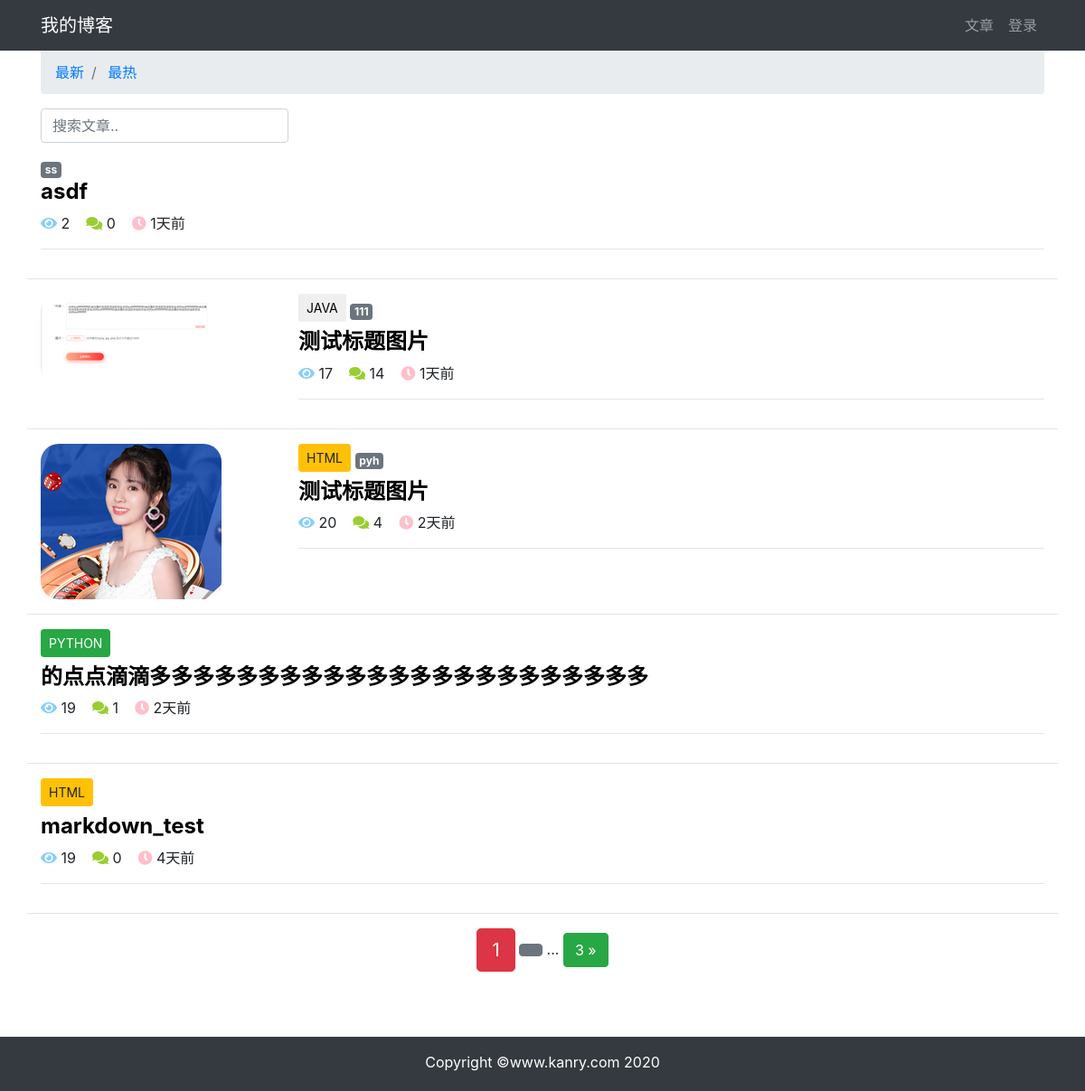
The page / on the database its author committed.
### article/models.py (models this page shows, shortened)
class ArticlePost(models.Model):
    author = models.ForeignKey(User,on_delete=models.CASCADE)
    title = models.CharField(max_length=100)
    body = models.TextField()
    created = models.DateTimeField(default=timezone.now)
    updated = models.DateTimeField(auto_now=True)
    total_views = models.PositiveIntegerField(default=0)
    tags = TaggableManager(blank=True)
    column = models.ForeignKey(ArticleColumn,null=True,blank=True,on_delete=models.CASCADE,related_name='article')
    avatar = models.ImageField(upload_to='article/%Y%m%d/',blank=True)
    likes = models.PositiveIntegerField(default=0)
    class Meta:
        ordering = ('-created',)

class ArticleColumn(models.Model):
    title = models.CharField(max_length=100, blank=True)
    created = models.DateTimeField(default=timezone.now)
    def __str__(self):
        return self.title

### article/views.py (the view)
# urls.py: path('', article_list, name='home'),
def article_list(request):
    search = request.GET.get('search')
    order = request.GET.get('order')
    column = request.GET.get('column')
    tag = request.GET.get('tag')
    article_list = ArticlePost.objects.all()
    if search:
        article_list = article_list.filter(
            Q(title_icontains=search) |
            Q(boy_icontains=search)
        )
    else:
        search = ''
    if column is not None and column.isdigit():
        article_list = article_list.filter(column=column)
    if tag and tag != 'None':
        article_list = article_list.filter(tags__name__in = [tag])
    if order == 'total_views':
        article_list = article_list.order_by('-total_views')
    paginator = Paginator(article_list,5)
    page = request.GET.get('page')
    articles = paginator.get_page(page)
    context = {
        'articles': articles,
        'order': order,
        'search': search,
        'column':column,
        'tag':tag,
    }
    return render(request,'article/list.html',context)

### article/templatetags/my_filters_and_tags.py (called while the page is built)
@register.filter(name='timesince_zh')
def time_since_zh(value):
    now = timezone.now()
    diff = now - value
    if diff.days == 0 and diff.seconds >= 0 and diff.seconds < 60:
        return '刚刚'
    if diff.days == 0 and diff.seconds >= 60 and diff.seconds < 3600:
        return str(math.floor(diff.seconds / 60)) + '分钟前'
    if diff.days == 0 and diff.seconds >= 3600 and diff.seconds < 86400:
        return str(math.floor(diff.seconds / 3600)) + '小时前'
    if diff.days >= 1 and diff.days < 30:
        return str(diff.days) + '天前'
    if diff.days >= 30 and diff.days < 365:
        return str(math.floor(diff.days / 30)) + '个月前'
    if diff.days >=365:
        return str(math.floor(diff.days / 365)) + '年前'

### templates/article/list.html (shortened to what this page needs)
<!DOCTYPE html>
<html lang="en">
<head>
</head>
<body>
{% extends "base.html" %}
{% load staticfiles %}
{% load my_filters_and_tags %}
{% block content %}
<div class="container">
    <nav aria-label="breadcrumb">
        <ol class="breadcrumb">
            <li class="breadcrumb-item">
                <a href="{% url 'article:article_list' %}?search={{ search }}&column={{ column }}&tag={{ tag }}">
                    最新
                </a>
            </li>
            <li class="breadcrumb-item">
                <a href="{% url 'article:article_list' %}?order=total_views&search={{ search }}&column={{ column }}&tag={{ tag }}">
                    最热
                </a>
            </li>
        </ol>
    </nav>
    <div class="row">
        <div class="col-auto mr-auto">
            <form class="form-inline">
                <input type="text" class="form-control mb-2 mr-sm-2" name="search" placeholder="搜索文章.." required>
            </form>
        </div>
    </div>
    <div class="row mt-2">
        {% for article in articles %}
        {% if article.avatar %}
        <div class="col-3">
            <img src="{{ article.avatar.url }}" alt="avatar" style="max-width: 100%;border-radius: 20px">
        </div>
        {% endif %}
        <div class="col">
            {% if article.column %}
            <button type="button" class="btn btn-sm mb-2
                        {% if article.column.title == 'PYTHON' %}
                            btn-success
                        {% elif article.column.title == 'Java' %}
                            btn-danger
                        {% elif article.column.title == 'HTML' %}
                            btn-warning
                        {% endif %}
            ">
                {{ article.column }}
            </button>
            {% endif %}
            <span>
                {% for tag in article.tags.all %}
                    <a href="{% url 'article:article_list' %}?tag={{ tag }}"
                       class="badge badge-secondary"
                    >
                        {{ tag }}
                    </a>
                {% endfor %}
            </span>
            <h4>
                <b>
                    <a href="{% url 'article:article_detail' article.id %}" style="color: black;">
                        {{ article.title }}
                    </a>
                </b>
            </h4>
            <p>
                <span>
                    <i class="fas fa-eye" style="color: lightskyblue;"></i>
                    {{ article.total_views }}&nbsp;&nbsp;&nbsp;
                </span>
                <span>
                    <i class="fas fa-comments" style="color: yellowgreen;"></i>
                    {{ article.comments.count }}&nbsp;&nbsp;&nbsp;
                </span>
                <span>
                    <i class="fas fa-clock" style="color: pink;"></i>
                    {{ article.created|timesince_zh}}
                </span>
            </p>
            <hr>
        </div>
        <hr style="width: 100%;"/>
        {% endfor %}
    </div>
    <div class="paginator row">
        <div class="m-auto">
            <span class="step-links">
                <span class="current btn btn-danger btn-lg">
                    {{ articles.number }}
                </span>
                {% if articles.has_next %}
                <a href="?page={{ articles.next_page_number }}&order={{ order }}&search={{ search }}&column={{ column }}&tag={{ tag }}"
                   class="btn btn-secondary">
                </a>
                <span>...</span>
                <a href="?page={{ articles.paginator.num_pages }}&order={{ order }}&search={{ search }}&column={{ column }}&tag={{ tag }}"
                   class="btn btn-success">
                    {{ articles.paginator.num_pages }} &raquo;
                </a>
                {% endif %}
            </span>
        </div>
    </div>
</div>
{% endblock content %}

### templates/base.html (shortened to what this page needs)
<!DOCTYPE html>
{% load staticfiles %}
<html lang="en">
<head>
    <link rel="stylesheet" href="{% static 'bootstrap/css/bootstrap.css' %}">
    <link rel="stylesheet" href="{% static 'md_css/monokai.css' %}">
    <link rel="stylesheet"
          href="https://use.fontawesome.com/releases/v5.8.1/css/all.css"
    >
</head>
<body>
{% include 'header.html' %}
    <div id="wrapper">
        {% block content %}{% endblock content %}
        <div id="push"></div>
    </div>
{% include 'footer.html' %}
{% include 'back_to_top_func.html' %}
</body>
</html>

### templates/header.html (shortened to what this page needs)
<!DOCTYPE html>
<html lang="en">
<head>
    {% load notifications_tags %}
    {% notifications_unread as unread_count %}
</head>
<body>
    <nav class="navbar navbar-expand-lg navbar-dark bg-dark">
        <div class="container">
            <a class="navbar-brand" href="{% url 'article:article_list' %}">我的博客</a>
            <div>
                <ul class="navbar-nav">
                    <li class="nav-item">
                        <a class="nav-link" href="{% url 'article:article_list' %}">文章</a>
                    </li>
                    {% if user.is_authenticated %}
                        <li class="nav-item dropdown">
                            <a class="nav-link dropdown-toggle" href="#" id="navbarDropdown" role="button" data-toggle="dropdown" aria-haspopup="true" aria-expanded="false">
                                {% if unread_count %}
                                <svg viewBox="0 0 8 8" width="8px" height="8px">
                                    <circle cx = "4" cy = "4" r="4" fill="#ff6b6b"></circle>
                                </svg>
                                {% endif %}
                                {{ user.username }}
                            </a>
                            <div class="dropdown-menu" aria-labelledby="navbarDropdown">
                                <a class="dropdown-item" href="{% url 'notice:list' %}">通知
                                    {% if unread_count %}
                                    <span class="badge badge-danger">{{ unread_count }}</span>
                                    {% endif %}
                                </a>
                                <a class="dropdown-item" href="{% url 'article:article_create' %}">写文章</a>
                                <a class="dropdown-item" href="{% url 'userprofile:edit' user.id %}">个人信息</a>
                                <a class="dropdown-item" href="#" onclick="user_delete()">删除用户</a>
                                <a class="dropdown-item" href="{% url 'userprofile:logout' %}">退出登录</a>
                            </div>
                        </li>
                    {% else %}
                        <li class="nav-item">
                            <a class="nav-link" href="{% url 'userprofile:login' %}">登录</a>
                        </li>
                    {% endif %}
                </ul>
            </div>
        </div>
    </nav>
</body>
</html>

### templates/footer.html (shortened to what this page needs)
<!DOCTYPE html>
{% load staticfiles %}
<html lang="en">
<head>
</head>
<body>
    <div>
        <br><br><br>
    </div>
    <footer class="py-3 bg-dark" id="footer">
        <div class="container">
            <p class="m-0 text-center text-white">Copyright &copy;www.kanry.com 2020</p>
        </div>
    </footer>
</body>
</html>

### templates/back_to_top_func.html (shortened to what this page needs)
<!DOCTYPE html>
<html lang="en">
<head>
</head>
<body>
</body>
</html>

### templates/base.html (style rules this page uses)
html, body { height: 100%; margin: 0; }
#wrapper { min-height: 100%; margin-bottom: -60px; }
#footer, #push { height: 60px; }

### rows shown on the page
ArticlePost: title "asdf", total_views "2", comments.count "0", created "1天前"
Tag: name "ss"
ArticlePost: avatar (picture), column "JAVA", title "测试标题图片", total_views "17", comments.count "14", created "1天前"
Tag: name "111"
ArticlePost: avatar (picture), column "HTML", title "测试标题图片", total_views "20", comments.count "4", created "2天前"
Tag: name "pyh"
ArticlePost: column "PYTHON", title "的点点滴滴多多多多多多多多多多多多多多多多多多多多多多多", total_views "19", comments.count "1", created "2天前"
ArticlePost: column "HTML", title "markdown_test", total_views "19", comments.count "0", created "4天前"

### other values the page prints
{{ articles.number }} "1"
{{ articles.paginator.num_pages }} "3"
